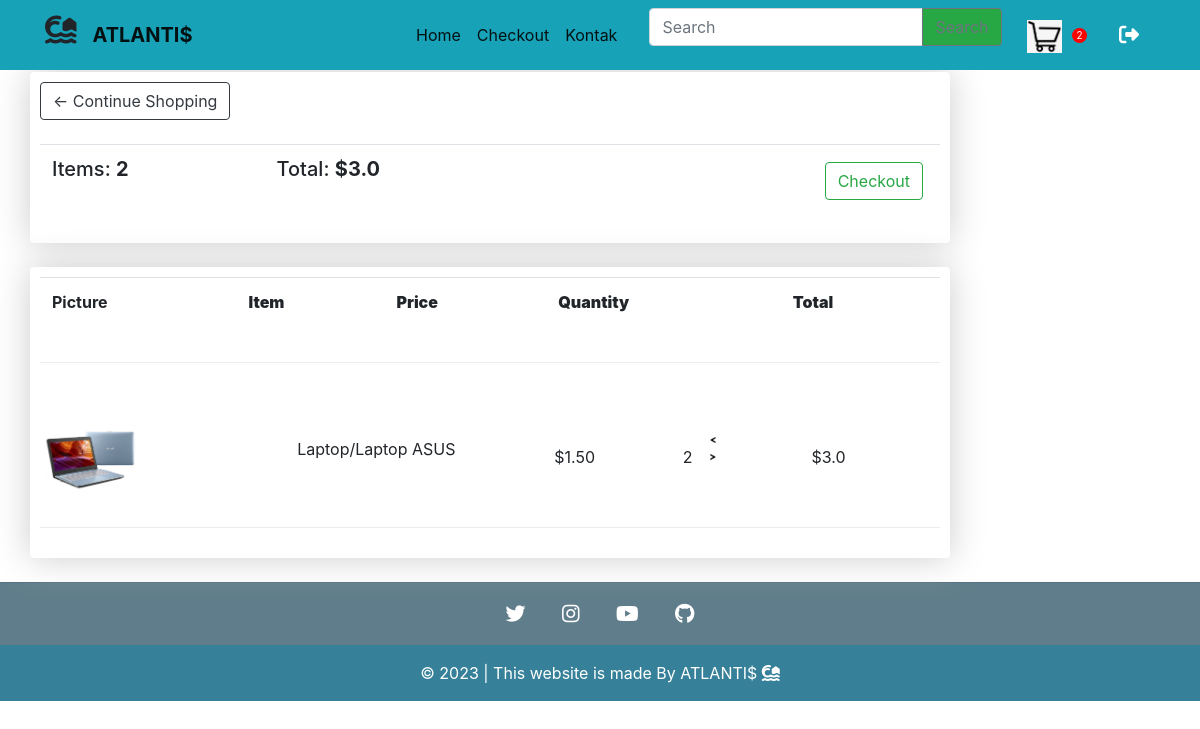
The app's page /cart/ (signed in) with its own data.
### toko/models.py (models this page shows, shortened)
class Order(models.Model):
    customer = models.ForeignKey(Customer, on_delete=models.SET_NULL, blank=True, null=True)
    data_ordered = models.DateTimeField(auto_now_add=True)
    complete = models.BooleanField(default=False, null=True, blank=False)
    transaction_id = models.CharField(max_length=200, null=True)
    @property
    def get_cart_total(self):
        orderitems = self.orderitem_set.all()
        total = sum ([item.get_total for item in orderitems])
        return total
    @property
    def get_cart_items(self):
        orderitems = self.orderitem_set.all()
        total = sum ([item.quantity for item in orderitems])
        return total

class OrderItem(models.Model):
    product = models.ForeignKey(Product, on_delete=models.SET_NULL, blank=True, null=True)
    order = models.ForeignKey(Order, on_delete=models.SET_NULL, blank=True, null=True)
    quantity = models.IntegerField(default=0, null=True, blank=True)
    date_added = models.DateTimeField(auto_now_add=True)
    @property
    def get_total(self):
        total = self.product.price * self.quantity
        return total

class Product(models.Model):
   name = models.CharField(max_length=200, null=True)
   price = models.FloatField()
   description = models.CharField(max_length=200, null=True)
   digital = models.BooleanField(default=False, null=True, blank=False)
   image = models.ImageField(null=True, blank=True)

### toko/views.py (the view)
# urls.py: path('cart/', views.cart, name="cart"),
def cart(request):
    if request.user.is_authenticated:
        customer = request.user.customer
        order, created = Order.objects.get_or_create(customer=customer, complete=False)
        items = order.orderitem_set.all()
        cartItems = order.get_cart_items
    else:
        items = []
        order = {'get_cart_total':0, 'get_cart_items':0, 'shipping_info':False}
        cartItems = order['get_cart_items']
    context = {'items':items, 'order':order, 'cartItems':cartItems}
    return render(request, 'toko/cart.html', context)

### toko/templates/toko/cart.html
{% extends 'toko/main.html' %}
{% load static %}
{% block content %}
<br>
<br>
<br>
<div class="row">
    <div class="'col-lg-12">
        <div class="box-element">
            <a class="btn btn-outline-dark" href="{% url 'toko' %}">&#x2190; Continue Shopping</a>
            <br>
            <br>
            <table class="table">
                <tr>
                    <th><h5>Items: <strong>{{order.get_cart_items}}</strong></h5></th>
                    <th><h5>Total: <strong>${{order.get_cart_total}}</strong></h5></th>
                    <th>
                        <a style="float:right; margin:5px" class="btn btn-outline-success ml-5" href="{% url 'checkout'%}">Checkout</a>
                    </th>
                </tr>
                </table>
        </div>
        <br>
        <div class="box-element">
            <div class="cart-row">
                <table class="table">
                <th><div style="flex:2">Picture</div></th>
                <th><div style="flex:2"><strong>Item</strong></div></th>
                <th><div style="flex:1"><strong>Price</strong></div></th>
                <th><div style="flex:1"><strong>Quantity</strong></div></th>
                <th><div style="flex:1"><strong>Total</strong></div></th>
                </table>
            </div>
            {% for item in items %}
            <br>
            <div class="cart-row">
                <th><div style="flex:2"><img class="row-image" src="{{item.product.image.url}}"></div></th>
                <th><div style="flex:2"><p>{{item.product.name}}</p></div></th>
                <th><div style="flex:1">${{item.product.price|floatformat:2}}</div></th>
                <th><div style="flex:1">
                    <p class="quantity">{{item.quantity}}</p>
                    <div class="quantity">
                        <img data-product={{item.product.id}} data-action="add" class="chg-quantity update-cart" src="{% static 'images/left.png' %}">
                       <img data-product={{item.product.id}} data-action="remove" class="chg-quantity update-cart" src="{% static 'images/right.png' %}">
                    </div>
                </div></th>
                <th><div style="flex:1">${{item.get_total}}</div></th>
            </div>
            {% endfor %}
         </div>
      </div>
</div>
{%  endblock content %}

### static/css/main.css (style rules this page uses)
.cart-row { display: flex; width:900px; align-items: center; padding-bottom: 20px; margin-bottom: 20px; border-bottom: 1px solid #ececec; }
.box-element { box-shadow: hsl(0, 0%, 80%) 0 0 36px; background-color: #fff; border-radius: 4px; padding: 10px; }
.chg-quantity { width :12px; cursor:pointer; display: block; margin-top: 5px; transition: 1px; }
.quantity { display: inline-block; font-weight: 700px; padding-right: 10px; }
.row-image { width:100px; }

### records on screen
Order: get_cart_items "2", get_cart_total "3.0"
OrderItem: product.image (picture), product.name "Laptop/Laptop ASUS", product.price "1.50", quantity "2", get_total "3.0"

### other values on screen
{{ cartItems }} "2"
